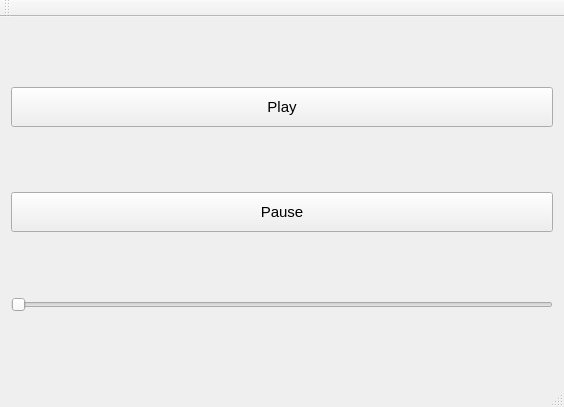
<?xml version="1.0" encoding="UTF-8"?>
<ui version="4.0">
 <class>MainWindow</class>
 <widget class="QMainWindow" name="MainWindow">
  <property name="geometry">
   <rect>
    <x>0</x>
    <y>0</y>
    <width>564</width>
    <height>407</height>
   </rect>
  </property>
  <property name="windowTitle">
   <string>MainWindow</string>
  </property>
  <widget class="QWidget" name="centralWidget">
   <layout class="QVBoxLayout" name="verticalLayout">
    <item>
     <widget class="QPushButton" name="btnPlay">
      <property name="minimumSize">
       <size>
        <width>0</width>
        <height>40</height>
       </size>
      </property>
      <property name="font">
       <font>
        <pointsize>11</pointsize>
       </font>
      </property>
      <property name="text">
       <string>Play</string>
      </property>
     </widget>
    </item>
    <item>
     <widget class="QPushButton" name="btnPause">
      <property name="minimumSize">
       <size>
        <width>0</width>
        <height>40</height>
       </size>
      </property>
      <property name="font">
       <font>
        <pointsize>11</pointsize>
       </font>
      </property>
      <property name="text">
       <string>Pause</string>
      </property>
     </widget>
    </item>
    <item>
     <widget class="QSlider" name="sliderPosition">
      <property name="maximum">
       <number>0</number>
      </property>
      <property name="orientation">
       <enum>Qt::Orientation::Horizontal</enum>
      </property>
     </widget>
    </item>
   </layout>
  </widget>
  <widget class="QMenuBar" name="menuBar">
   <property name="geometry">
    <rect>
     <x>0</x>
     <y>0</y>
     <width>564</width>
     <height>21</height>
    </rect>
   </property>
  </widget>
  <widget class="QToolBar" name="mainToolBar">
   <attribute name="toolBarArea">
    <enum>TopToolBarArea</enum>
   </attribute>
   <attribute name="toolBarBreak">
    <bool>false</bool>
   </attribute>
  </widget>
  <widget class="QStatusBar" name="statusBar"/>
 </widget>
 <layoutdefault spacing="6" margin="11"/>
 <resources/>
 <connections/>
</ui>
